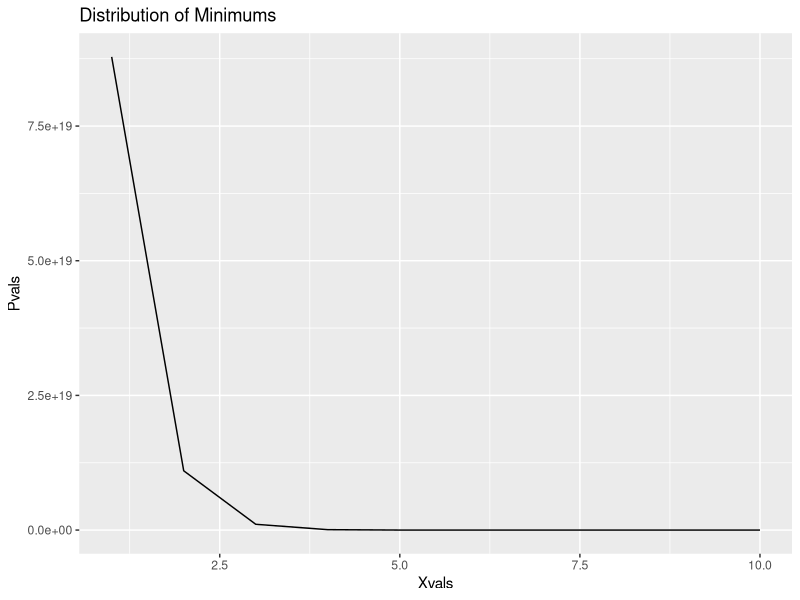

The R source for this figure:
## ---- chunk 1
Pofy <- function( k,y,n ) {
   return ((k-(y-1))^n - (k-(y))^n)/k^n
}
## ---- chunk 2
n <- 20.0 #mutually independent random variables
k <- 10.0 #max range of the uniform distribution
## ---- chunk 3
Pvals <- c()
for ( i in seq( 1,k,1 ) ){
  val <- Pofy( k,i,n )
  Pvals[i] <- val
}

library( ggplot2 )
Xvals <- seq( 1,k,1 )
data <- data.frame( Xvals, Pvals )
ggplot( data, aes( x=Xvals, y=Pvals ) ) +
  geom_line() +
  ggtitle( 'Distribution of Minimums' )
